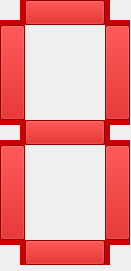
          <widget class="QWidget" name="n5" native="true">
           <property name="geometry">
            <rect>
             <x>735</x>
             <y>100</y>
             <width>131</width>
             <height>271</height>
            </rect>
           </property>
           <widget class="QLabel" name="v91">
            <property name="geometry">
             <rect>
              <x>5</x>
              <y>20</y>
              <width>12</width>
              <height>105</height>
             </rect>
            </property>
            <property name="autoFillBackground">
             <bool>false</bool>
            </property>
            <property name="text">
             <string/>
            </property>
            <property name="pixmap">
             <pixmap>match.svg</pixmap>
            </property>
            <property name="scaledContents">
             <bool>true</bool>
            </property>
           </widget>
           <widget class="QPushButton" name="pushButton_h53">
            <property name="geometry">
             <rect>
              <x>25</x>
              <y>240</y>
              <width>80</width>
              <height>25</height>
             </rect>
            </property>
            <property name="sizePolicy">
             <sizepolicy hsizetype="Fixed" vsizetype="Fixed">
              <horstretch>0</horstretch>
              <verstretch>0</verstretch>
             </sizepolicy>
            </property>
            <property name="minimumSize">
             <size>
              <width>0</width>
              <height>0</height>
             </size>
            </property>
            <property name="styleSheet">
             <string notr="true">QAbstractButton {
                    background: rgba(200,0,0,1);
}</string>
            </property>
            <property name="text">
             <string/>
            </property>
           </widget>
           <widget class="QPushButton" name="pushButton_v91">
            <property name="geometry">
             <rect>
              <x>0</x>
              <y>25</y>
              <width>25</width>
              <height>95</height>
             </rect>
            </property>
            <property name="sizePolicy">
             <sizepolicy hsizetype="Fixed" vsizetype="Fixed">
              <horstretch>0</horstretch>
              <verstretch>0</verstretch>
             </sizepolicy>
            </property>
            <property name="minimumSize">
             <size>
              <width>0</width>
              <height>0</height>
             </size>
            </property>
            <property name="styleSheet">
             <string notr="true">QAbstractButton {
                    background: rgba(200,0,0,1);
}</string>
            </property>
            <property name="text">
             <string/>
            </property>
           </widget>
           <widget class="QPushButton" name="pushButton_v101">
            <property name="geometry">
             <rect>
              <x>105</x>
              <y>25</y>
              <width>25</width>
              <height>95</height>
             </rect>
            </property>
            <property name="sizePolicy">
             <sizepolicy hsizetype="Fixed" vsizetype="Fixed">
              <horstretch>0</horstretch>
              <verstretch>0</verstretch>
             </sizepolicy>
            </property>
            <property name="minimumSize">
             <size>
              <width>0</width>
              <height>0</height>
             </size>
            </property>
            <property name="styleSheet">
             <string notr="true">QAbstractButton {
                    background: rgba(200,0,0,1);
}</string>
            </property>
            <property name="text">
             <string/>
            </property>
           </widget>
           <widget class="QLabel" name="label_h53">
            <property name="geometry">
             <rect>
              <x>20</x>
              <y>240</y>
              <width>90</width>
              <height>25</height>
             </rect>
            </property>
            <property name="styleSheet">
             <string notr="true">background-color:rgb(200, 0, 0);</string>
            </property>
            <property name="text">
             <string/>
            </property>
           </widget>
           <widget class="QLabel" name="label_v91">
            <property name="geometry">
             <rect>
              <x>0</x>
              <y>20</y>
              <width>25</width>
              <height>105</height>
             </rect>
            </property>
            <property name="styleSheet">
             <string notr="true">background-color:rgb(200, 0, 0);</string>
            </property>
            <property name="text">
             <string/>
            </property>
           </widget>
           <widget class="QLabel" name="label_h51">
            <property name="geometry">
             <rect>
              <x>20</x>
              <y>0</y>
              <width>90</width>
              <height>25</height>
             </rect>
            </property>
            <property name="styleSheet">
             <string notr="true">background-color:rgb(200, 0, 0);</string>
            </property>
            <property name="text">
             <string/>
            </property>
           </widget>
           <widget class="QLabel" name="v101">
            <property name="geometry">
             <rect>
              <x>110</x>
              <y>20</y>
              <width>12</width>
              <height>105</height>
             </rect>
            </property>
            <property name="autoFillBackground">
             <bool>false</bool>
            </property>
            <property name="text">
             <string/>
            </property>
            <property name="pixmap">
             <pixmap>match.svg</pixmap>
            </property>
            <property name="scaledContents">
             <bool>true</bool>
            </property>
           </widget>
           <widget class="QLabel" name="h53">
            <property name="geometry">
             <rect>
              <x>20</x>
              <y>245</y>
              <width>90</width>
              <height>12</height>
             </rect>
            </property>
            <property name="text">
             <string/>
            </property>
            <property name="pixmap">
             <pixmap>match2.svg</pixmap>
            </property>
            <property name="scaledContents">
             <bool>true</bool>
            </property>
           </widget>
           <widget class="QLabel" name="label_h52">
            <property name="geometry">
             <rect>
              <x>20</x>
              <y>120</y>
              <width>90</width>
              <height>25</height>
             </rect>
            </property>
            <property name="styleSheet">
             <string notr="true">background-color:rgb(200, 0, 0);</string>
            </property>
            <property name="text">
             <string/>
            </property>
           </widget>
           <widget class="QPushButton" name="pushButton_h51">
            <property name="geometry">
             <rect>
              <x>25</x>
              <y>0</y>
              <width>80</width>
              <height>25</height>
             </rect>
            </property>
            <property name="sizePolicy">
             <sizepolicy hsizetype="Fixed" vsizetype="Fixed">
              <horstretch>0</horstretch>
              <verstretch>0</verstretch>
             </sizepolicy>
            </property>
            <property name="minimumSize">
             <size>
              <width>0</width>
              <height>0</height>
             </size>
            </property>
            <property name="styleSheet">
             <string notr="true">QAbstractButton {
                    background: rgba(200,0,0,1);
}</string>
            </property>
            <property name="text">
             <string/>
            </property>
           </widget>
           <widget class="QLabel" name="h51">
            <property name="geometry">
             <rect>
              <x>20</x>
              <y>5</y>
              <width>90</width>
              <height>12</height>
             </rect>
            </property>
            <property name="text">
             <string/>
            </property>
            <property name="pixmap">
             <pixmap>match2.svg</pixmap>
            </property>
            <property name="scaledContents">
             <bool>true</bool>
            </property>
           </widget>
           <widget class="QLabel" name="h52">
            <property name="geometry">
             <rect>
              <x>20</x>
              <y>125</y>
              <width>90</width>
              <height>12</height>
             </rect>
            </property>
            <property name="text">
             <string/>
            </property>
            <property name="pixmap">
             <pixmap>match2.svg</pixmap>
            </property>
            <property name="scaledContents">
             <bool>true</bool>
            </property>
           </widget>
           <widget class="QPushButton" name="pushButton_h52">
            <property name="geometry">
             <rect>
              <x>25</x>
              <y>120</y>
              <width>80</width>
              <height>25</height>
             </rect>
            </property>
            <property name="sizePolicy">
             <sizepolicy hsizetype="Fixed" vsizetype="Fixed">
              <horstretch>0</horstretch>
              <verstretch>0</verstretch>
             </sizepolicy>
            </property>
            <property name="minimumSize">
             <size>
              <width>0</width>
              <height>0</height>
             </size>
            </property>
            <property name="styleSheet">
             <string notr="true">QAbstractButton {
                    background: rgba(200,0,0,1);
}</string>
            </property>
            <property name="text">
             <string/>
            </property>
           </widget>
           <widget class="QLabel" name="label_v101">
            <property name="geometry">
             <rect>
              <x>105</x>
              <y>20</y>
              <width>25</width>
              <height>105</height>
             </rect>
            </property>
            <property name="styleSheet">
             <string notr="true">background-color:rgb(200, 0, 0);</string>
            </property>
            <property name="text">
             <string/>
            </property>
           </widget>
           <widget class="QPushButton" name="pushButton_v92">
            <property name="geometry">
             <rect>
              <x>0</x>
              <y>145</y>
              <width>25</width>
              <height>95</height>
             </rect>
            </property>
            <property name="sizePolicy">
             <sizepolicy hsizetype="Fixed" vsizetype="Fixed">
              <horstretch>0</horstretch>
              <verstretch>0</verstretch>
             </sizepolicy>
            </property>
            <property name="minimumSize">
             <size>
              <width>0</width>
              <height>0</height>
             </size>
            </property>
            <property name="styleSheet">
             <string notr="true">QAbstractButton {
                    background: rgba(200,0,0,1);
}</string>
            </property>
            <property name="text">
             <string/>
            </property>
           </widget>
           <widget class="QLabel" name="label_v92">
            <property name="geometry">
             <rect>
              <x>0</x>
              <y>140</y>
              <width>25</width>
              <height>105</height>
             </rect>
            </property>
            <property name="styleSheet">
             <string notr="true">background-color:rgb(200, 0, 0);</string>
            </property>
            <property name="text">
             <string/>
            </property>
           </widget>
           <widget class="QLabel" name="v92">
            <property name="geometry">
             <rect>
              <x>5</x>
              <y>140</y>
              <width>12</width>
              <height>105</height>
             </rect>
            </property>
            <property name="autoFillBackground">
             <bool>false</bool>
            </property>
            <property name="text">
             <string/>
            </property>
            <property name="pixmap">
             <pixmap>match.svg</pixmap>
            </property>
            <property name="scaledContents">
             <bool>true</bool>
            </property>
           </widget>
           <widget class="QPushButton" name="pushButton_v102">
            <property name="geometry">
             <rect>
              <x>105</x>
              <y>145</y>
              <width>25</width>
              <height>95</height>
             </rect>
            </property>
            <property name="sizePolicy">
             <sizepolicy hsizetype="Fixed" vsizetype="Fixed">
              <horstretch>0</horstretch>
              <verstretch>0</verstretch>
             </sizepolicy>
            </property>
            <property name="minimumSize">
             <size>
              <width>0</width>
              <height>0</height>
             </size>
            </property>
            <property name="styleSheet">
             <string notr="true">QAbstractButton {
                    background: rgba(200,0,0,1);
}</string>
            </property>
            <property name="text">
             <string/>
            </property>
           </widget>
           <widget class="QLabel" name="label_v102">
            <property name="geometry">
             <rect>
              <x>105</x>
              <y>140</y>
              <width>25</width>
              <height>105</height>
             </rect>
            </property>
            <property name="styleSheet">
             <string notr="true">background-color:rgb(200, 0, 0);</string>
            </property>
            <property name="text">
             <string/>
            </property>
           </widget>
           <widget class="QLabel" name="v102">
            <property name="geometry">
             <rect>
              <x>110</x>
              <y>140</y>
              <width>12</width>
              <height>105</height>
             </rect>
            </property>
            <property name="autoFillBackground">
             <bool>false</bool>
            </property>
            <property name="text">
             <string/>
            </property>
            <property name="pixmap">
             <pixmap>match.svg</pixmap>
            </property>
            <property name="scaledContents">
             <bool>true</bool>
            </property>
           </widget>
           <zorder>label_v92</zorder>
           <zorder>label_h52</zorder>
           <zorder>label_h51</zorder>
           <zorder>label_v101</zorder>
           <zorder>label_v102</zorder>
           <zorder>label_h53</zorder>
           <zorder>label_v91</zorder>
           <zorder>h53</zorder>
           <zorder>v102</zorder>
           <zorder>v92</zorder>
           <zorder>v101</zorder>
           <zorder>h51</zorder>
           <zorder>h52</zorder>
           <zorder>v91</zorder>
           <zorder>pushButton_h53</zorder>
           <zorder>pushButton_v91</zorder>
           <zorder>pushButton_v101</zorder>
           <zorder>pushButton_h51</zorder>
           <zorder>pushButton_h52</zorder>
           <zorder>pushButton_v92</zorder>
           <zorder>pushButton_v102</zorder>
          </widget>
